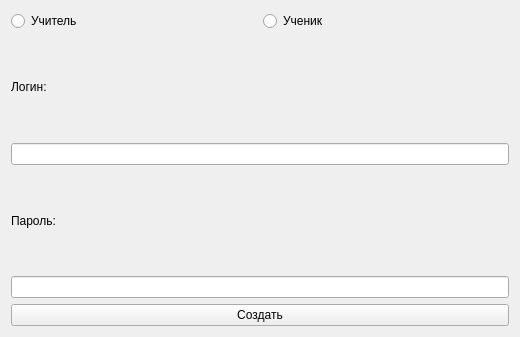
<?xml version="1.0" encoding="UTF-8"?>
<ui version="4.0">
    <class>Form</class>
    <widget class="QWidget" name="Form">
        <property name="geometry">
            <rect>
                <x>0</x>
                <y>0</y>
                <width>520</width>
                <height>337</height>
            </rect>
        </property>
        <property name="windowTitle">
            <string>Form</string>
        </property>
        <layout class="QGridLayout" name="gridLayout_2">
            <item row="0" column="0">
                <layout class="QGridLayout" name="gridLayout">
                    <item row="0" column="0">
                        <widget class="QRadioButton" name="radioButton">
                            <property name="text">
                                <string>Учитель</string>
                            </property>
                        </widget>
                    </item>
                    <item row="5" column="0" colspan="2">
                        <widget class="QPushButton" name="pushButton">
                            <property name="text">
                                <string>Создать</string>
                            </property>
                        </widget>
                    </item>
                    <item row="4" column="0" colspan="2">
                        <widget class="QLineEdit" name="lineEdit_4">
                            <property name="text">
                                <string/>
                            </property>
                            <property name="echoMode">
                                <enum>QLineEdit::Password</enum>
                            </property>
                        </widget>
                    </item>
                    <item row="0" column="1">
                        <widget class="QRadioButton" name="radioButton_2">
                            <property name="text">
                                <string>Ученик</string>
                            </property>
                        </widget>
                    </item>
                    <item row="1" column="0" colspan="2">
                        <widget class="QLabel" name="label_3">
                            <property name="text">
                                <string>Логин:</string>
                            </property>
                        </widget>
                    </item>
                    <item row="3" column="0" colspan="2">
                        <widget class="QLabel" name="label_4">
                            <property name="text">
                                <string>Пароль:</string>
                            </property>
                        </widget>
                    </item>
                    <item row="2" column="0" colspan="2">
                        <widget class="QLineEdit" name="lineEdit_3"/>
                    </item>
                </layout>
            </item>
        </layout>
    </widget>
    <resources/>
    <connections/>
</ui>
